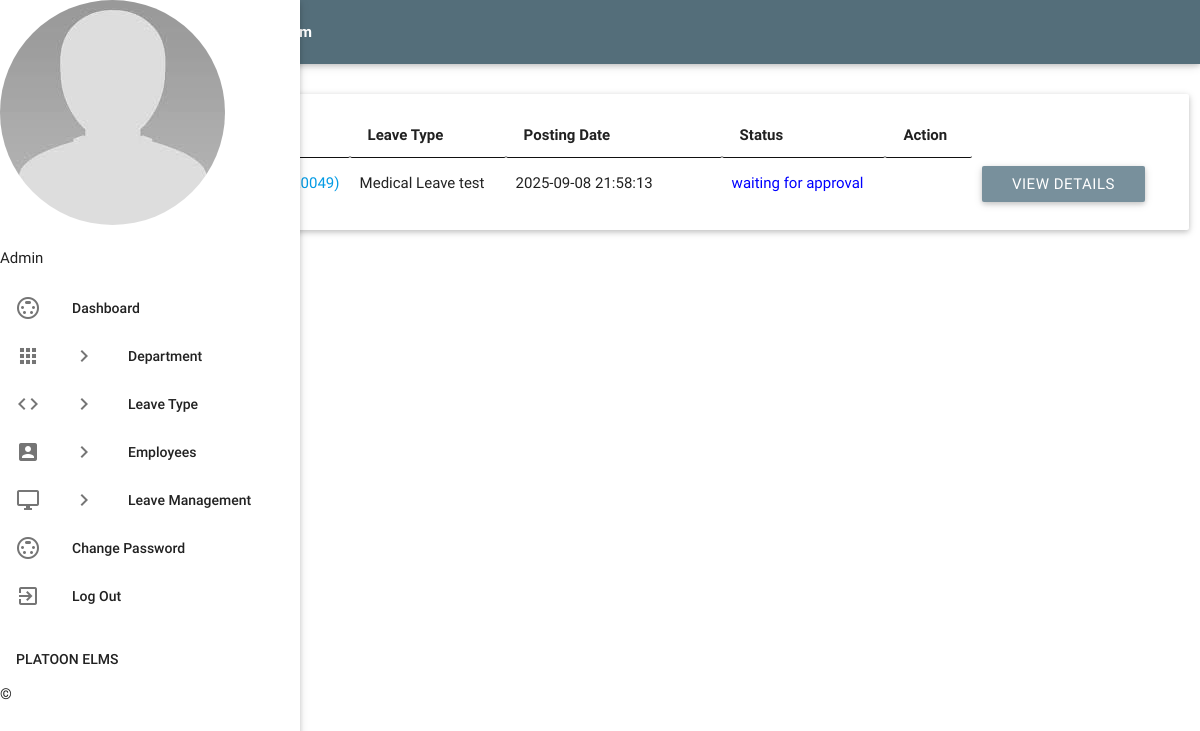
The app's page /admin/pending-leavehistory.php (signed in) with its own data.
### tables this page shows
CREATE TABLE `tblleaves` (
  `id` int NOT NULL,
  `LeaveType` varchar(110) NOT NULL,
  `ToDate` varchar(120) NOT NULL,
  `FromDate` varchar(120) NOT NULL,
  `Description` mediumtext NOT NULL,
  `PostingDate` timestamp NOT NULL DEFAULT CURRENT_TIMESTAMP,
  `AdminRemark` mediumtext,
  `AdminRemarkDate` varchar(120) DEFAULT NULL,
  `Status` int NOT NULL,
  `IsRead` int NOT NULL,
  `empid` int DEFAULT NULL
);

CREATE TABLE `tblemployees` (
  `id` int NOT NULL,
  `EmpId` varchar(100) NOT NULL,
  `FirstName` varchar(150) NOT NULL,
  `LastName` varchar(150) NOT NULL,
  `EmailId` varchar(200) NOT NULL,
  `Password` text NOT NULL,
  `Gender` varchar(100) NOT NULL,
  `Dob` varchar(100) NOT NULL,
  `Department` varchar(255) NOT NULL,
  `Address` varchar(255) NOT NULL,
  `City` varchar(200) NOT NULL,
  `Country` varchar(150) NOT NULL,
  `Phonenumber` char(11) NOT NULL,
  `Status` int NOT NULL,
  `RegDate` timestamp NOT NULL DEFAULT CURRENT_TIMESTAMP
);

### admin/pending-leavehistory.php (the view, shortened to what this page needs)
<?php
include('includes/config.php');
if(strlen($_SESSION['alogin'])==0)
    {
header('location:index.php');
}
else{
 ?>
<!DOCTYPE html>
<html lang="en">
    <head>
        <link type="text/css" rel="stylesheet" href="../assets/plugins/materialize/css/materialize.min.css"/>
        <link type="text/css" rel="stylesheet" href="../assets/plugins/materialize/css/materialize.css"/>
        <link href="../assets/plugins/material-preloader/css/materialPreloader.min.css" rel="stylesheet">
        <link href="../assets/plugins/datatables/css/jquery.dataTables.min.css" rel="stylesheet">
                <link href="../assets/plugins/google-code-prettify/prettify.css" rel="stylesheet" type="text/css"/>
        <link href="../assets/css/alpha.min.css" rel="stylesheet" type="text/css"/>
        <link href="../assets/css/custom.css" rel="stylesheet" type="text/css"/>
         <link href="../assets/css/style.css" rel="stylesheet" type="text/css"/>
    </head>
    <body>
       <?php include('includes/header.php');?>
       <?php include('includes/sidebar.php');?>
            <main class="mn-inner">
                <div class="row">
                    <div class="col s12">
                        <div class="page-title blue-gray-text text-darken-2">Pending Leave History</div>
                    </div>
                    <div class="col s12 m12 l12">
                        <div class="card">
                            <div class="card-content">
                                <table id="example" class="display responsive-table ">
                                    <thead>
                                        <tr>
                                            <th class="blue-gray-text text-darken-3">Sl No.</th>
                                            <th class="blue-gray-text text-darken-3" width="200">Employe Name</th>
                                            <th class="blue-gray-text text-darken-3" width="120">Leave Type</th>
                                             <th class="blue-gray-text text-darken-3" width="180">Posting Date</th>
                                            <th class="blue-gray-text text-darken-3">Status</th>
                                            <th class="blue-gray-text text-darken-3" align="center">Action</th>
                                        </tr>
                                    </thead>
                                    <tbody>
<?php
$status=0;
$sql = "SELECT tblleaves.id as lid,tblemployees.FirstName,tblemployees.LastName,tblemployees.EmpId,tblemployees.id,tblleaves.LeaveType,tblleaves.PostingDate,tblleaves.Status from tblleaves join tblemployees on tblleaves.empid=tblemployees.id where tblleaves.Status=:status order by lid desc";
$query = $dbh -> prepare($sql);
$query->bindParam(':status',$status,PDO::PARAM_STR);
$query->execute();
$results=$query->fetchAll(PDO::FETCH_OBJ);
$cnt=1;
if($query->rowCount() > 0)
{
foreach($results as $result)
{
      ?>
                                        <tr>
                                            <td> <b><?php echo htmlentities($cnt);?></b></td>
                                              <td><a href="editemployee.php?empid=<?php echo htmlentities($result->id);?>" target="_blank"><?php echo htmlentities($result->EmpId);?>)</a></td>
                                            <td><?php echo htmlentities($result->LeaveType);?></td>
                                            <td><?php echo htmlentities($result->PostingDate);?></td>
<td><?php $stats=$result->Status;
if($stats==1){
                                             ?>
                                                 <span style="color: green">Approved</span>
                                                 <?php } if($stats==2)  { ?>
                                                <span style="color: red">Not Approved</span>
                                                 <?php } if($stats==0)  { ?>
 <span style="color: blue">waiting for approval</span>
 <?php } ?>
                                             </td>
          <td>
           <td><a href="leave-details.php?leaveid=<?php echo htmlentities($result->lid);?>" class="waves-effect waves-light btn  blue-grey lighten-1 m-b-xs"  > View Details</a></td>
                                    </tr>
                                         <?php $cnt++;} }?>
                                    </tbody>
                                </table>
                            </div>
                        </div>
                    </div>
                </div>
            </main>
        </div>
    </body>
</html>
<?php } ?>

### records on screen
tblleaves: tblemployees.EmpId "PLA0049", LeaveType "Medical Leave test", PostingDate "2025-09-08 21:58:13", Status "waiting for approval"
